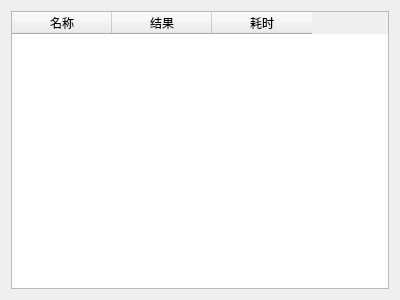
<?xml version="1.0" encoding="UTF-8"?>
<ui version="4.0">
 <class>processinginterface</class>
 <widget class="QWidget" name="processinginterface">
  <property name="geometry">
   <rect>
    <x>0</x>
    <y>0</y>
    <width>400</width>
    <height>300</height>
   </rect>
  </property>
  <property name="windowTitle">
   <string>Form</string>
  </property>
  <layout class="QGridLayout" name="gridLayout">
   <item row="0" column="0">
    <widget class="QTableWidget" name="table">
     <column>
      <property name="text">
       <string>名称</string>
      </property>
     </column>
     <column>
      <property name="text">
       <string>结果</string>
      </property>
     </column>
     <column>
      <property name="text">
       <string>耗时</string>
      </property>
     </column>
    </widget>
   </item>
  </layout>
 </widget>
 <resources/>
 <connections/>
</ui>
